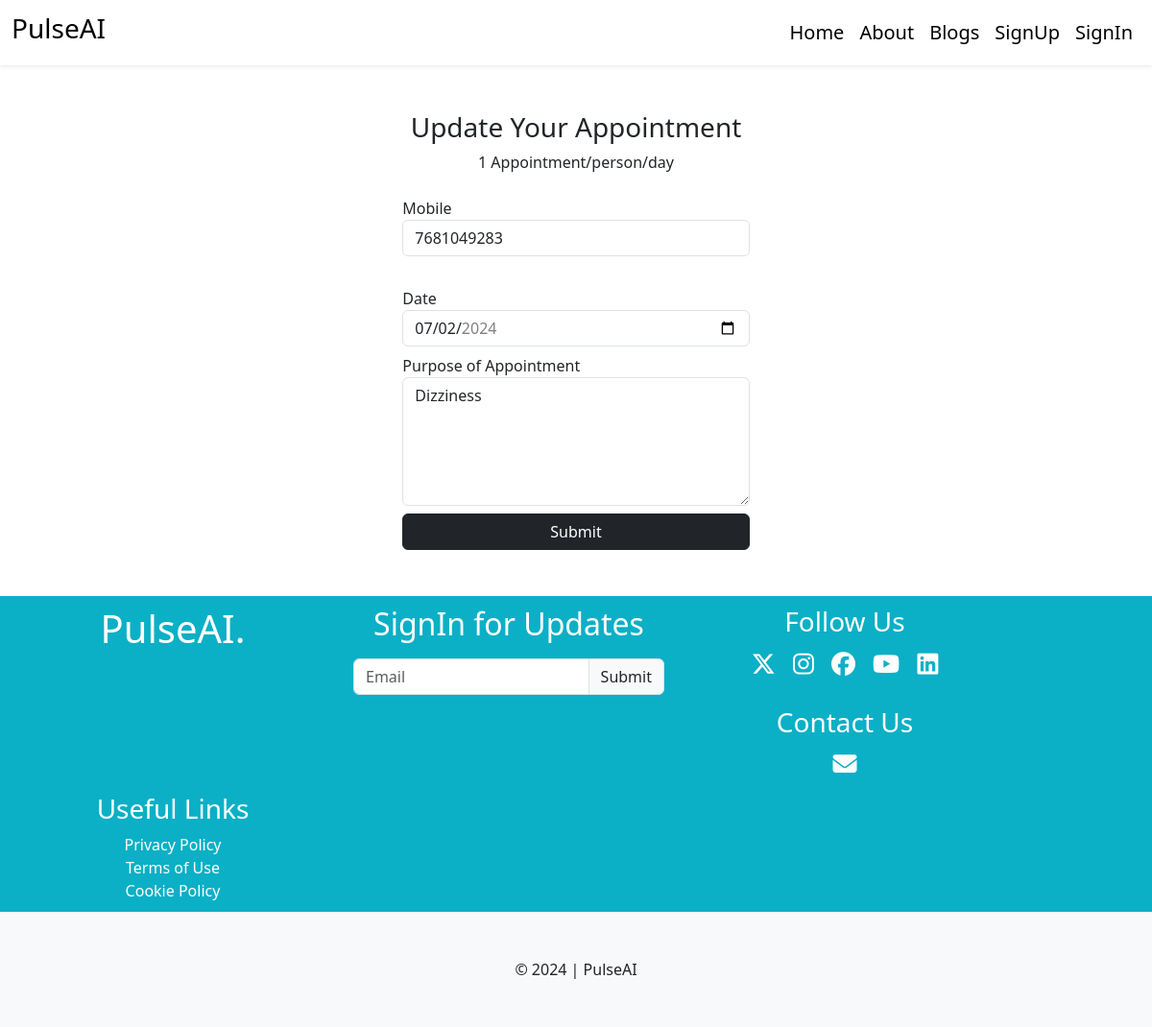
The page /patient/update_appointment/5/ on the database its author committed.
### patient/models.py (models this page shows, shortened)
class Appointment(models.Model):
    user = models.ForeignKey(User,on_delete=models.DO_NOTHING)
    mobile = models.CharField(max_length=20)
    date = models.DateField()
    note = models.TextField()
    status = models.CharField(max_length=255, choices=APPOINTMENT_STATUS,default='Booked')

### patient/views.py (the view, shortened to what this page needs)
# urls.py: path("update_appointment/<int:aid>/",views.update_appointment,name="updateapp"),
def update_appointment(request,aid):
    app = Appointment.objects.get(id=aid)
    context = {
        'appointment':app
    }
    return render(request,'patient/appointment_update.html',context)

### templates/patient/appointment_update.html (shortened to what this page needs)
{% extends "layout.html" %}
{% block content %}
    <div class="container my-5">
        <div class="row g-3">
            <div class="col-md-4 mx-auto">
               <div class="mb-4 text-center">
                    <h3>Update Your Appointment</h3>
                    <p>1 Appointment/person/day</p>
               </div>
               <form action="{% url "updateapp" appointment.id %}" method="post" onsubmit="return validateForm()">
                <div class="mb-2">
                    <label for="">Mobile</label>
                    <input type="text" name="mobile" class="form-control" id="mobile" value="{{appointment.mobile}}" >
                </div>
                <div class="mb-2">
                    <label for="">Date</label>
                    <input type="date" name="date" class="form-control" id="date" value="{{appointment.date|date:"Y-m-d"}}" >
                </div>
                <div class="mb-2">
                    <label for="">Purpose of Appointment</label>
                    <textarea name="note" id="" rows="5" class="form-control"  >{{appointment.note}}</textarea>
                </div>
                <div class="mt-2">
                    <input type="submit" value="Submit" class="btn btn-dark w-100">
                </div>
               </form>
            </div>
        </div>
    </div>
{% endblock %}

### static/css/style.css (style rules this page uses)
body { overflow-x: hidden; }

### rows shown on the page
Appointment: mobile "7681049283", date "07/02/2024", note "Dizziness"
